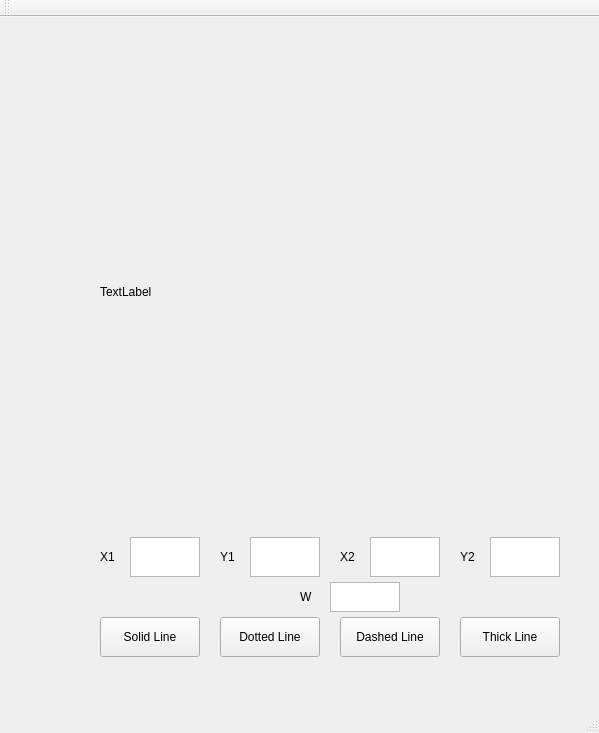
<?xml version="1.0" encoding="UTF-8"?>
<ui version="4.0">
 <class>MainWindow</class>
 <widget class="QMainWindow" name="MainWindow">
  <property name="geometry">
   <rect>
    <x>0</x>
    <y>0</y>
    <width>599</width>
    <height>733</height>
   </rect>
  </property>
  <property name="windowTitle">
   <string>MainWindow</string>
  </property>
  <widget class="QWidget" name="centralWidget">
   <widget class="QLabel" name="label">
    <property name="geometry">
     <rect>
      <x>100</x>
      <y>50</y>
      <width>450</width>
      <height>450</height>
     </rect>
    </property>
    <property name="text">
     <string>TextLabel</string>
    </property>
   </widget>
   <widget class="QPushButton" name="pushButton">
    <property name="geometry">
     <rect>
      <x>100</x>
      <y>600</y>
      <width>100</width>
      <height>40</height>
     </rect>
    </property>
    <property name="text">
     <string>Solid Line</string>
    </property>
   </widget>
   <widget class="QPushButton" name="pushButton_2">
    <property name="geometry">
     <rect>
      <x>220</x>
      <y>600</y>
      <width>100</width>
      <height>40</height>
     </rect>
    </property>
    <property name="text">
     <string>Dotted Line</string>
    </property>
   </widget>
   <widget class="QPushButton" name="pushButton_3">
    <property name="geometry">
     <rect>
      <x>340</x>
      <y>600</y>
      <width>100</width>
      <height>40</height>
     </rect>
    </property>
    <property name="text">
     <string>Dashed Line</string>
    </property>
   </widget>
   <widget class="QPushButton" name="pushButton_4">
    <property name="geometry">
     <rect>
      <x>460</x>
      <y>600</y>
      <width>100</width>
      <height>40</height>
     </rect>
    </property>
    <property name="text">
     <string>Thick Line</string>
    </property>
   </widget>
   <widget class="QPlainTextEdit" name="plainTextEdit">
    <property name="geometry">
     <rect>
      <x>130</x>
      <y>520</y>
      <width>70</width>
      <height>40</height>
     </rect>
    </property>
   </widget>
   <widget class="QPlainTextEdit" name="plainTextEdit_2">
    <property name="geometry">
     <rect>
      <x>250</x>
      <y>520</y>
      <width>70</width>
      <height>40</height>
     </rect>
    </property>
   </widget>
   <widget class="QPlainTextEdit" name="plainTextEdit_3">
    <property name="geometry">
     <rect>
      <x>370</x>
      <y>520</y>
      <width>70</width>
      <height>40</height>
     </rect>
    </property>
   </widget>
   <widget class="QPlainTextEdit" name="plainTextEdit_4">
    <property name="geometry">
     <rect>
      <x>490</x>
      <y>520</y>
      <width>70</width>
      <height>40</height>
     </rect>
    </property>
   </widget>
   <widget class="QLabel" name="label_2">
    <property name="geometry">
     <rect>
      <x>100</x>
      <y>520</y>
      <width>25</width>
      <height>40</height>
     </rect>
    </property>
    <property name="text">
     <string>X1</string>
    </property>
   </widget>
   <widget class="QLabel" name="label_3">
    <property name="geometry">
     <rect>
      <x>220</x>
      <y>520</y>
      <width>25</width>
      <height>40</height>
     </rect>
    </property>
    <property name="text">
     <string>Y1</string>
    </property>
   </widget>
   <widget class="QLabel" name="label_4">
    <property name="geometry">
     <rect>
      <x>340</x>
      <y>520</y>
      <width>25</width>
      <height>40</height>
     </rect>
    </property>
    <property name="text">
     <string>X2</string>
    </property>
   </widget>
   <widget class="QLabel" name="label_5">
    <property name="geometry">
     <rect>
      <x>460</x>
      <y>520</y>
      <width>25</width>
      <height>40</height>
     </rect>
    </property>
    <property name="text">
     <string>Y2</string>
    </property>
   </widget>
   <widget class="QLabel" name="label_6">
    <property name="geometry">
     <rect>
      <x>300</x>
      <y>565</y>
      <width>25</width>
      <height>30</height>
     </rect>
    </property>
    <property name="text">
     <string>W</string>
    </property>
   </widget>
   <widget class="QPlainTextEdit" name="plainTextEdit_5">
    <property name="geometry">
     <rect>
      <x>330</x>
      <y>565</y>
      <width>70</width>
      <height>30</height>
     </rect>
    </property>
   </widget>
  </widget>
  <widget class="QMenuBar" name="menuBar">
   <property name="geometry">
    <rect>
     <x>0</x>
     <y>0</y>
     <width>599</width>
     <height>28</height>
    </rect>
   </property>
  </widget>
  <widget class="QToolBar" name="mainToolBar">
   <attribute name="toolBarArea">
    <enum>TopToolBarArea</enum>
   </attribute>
   <attribute name="toolBarBreak">
    <bool>false</bool>
   </attribute>
  </widget>
  <widget class="QStatusBar" name="statusBar"/>
 </widget>
 <layoutdefault spacing="6" margin="11"/>
 <resources/>
 <connections/>
</ui>
